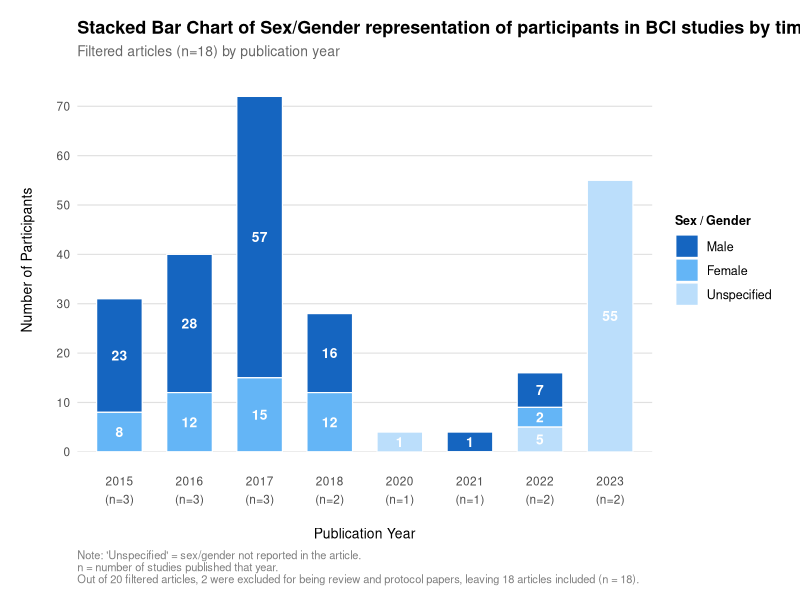
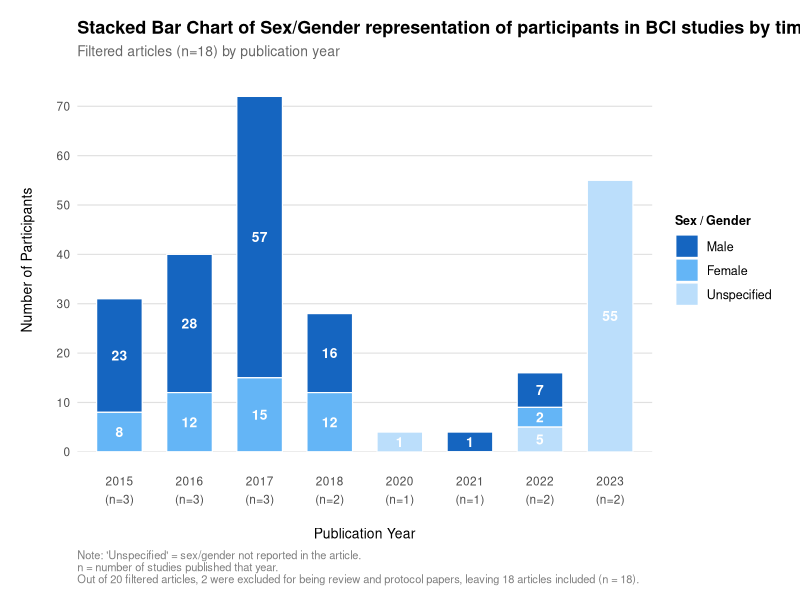

The R script that drew these images, in order:
# Remove note to install packages if not done before
#install.packages(c("ggplot2", "dplyr", "tidyr", "scales")

library(ggplot2)
library(dplyr)
library(tidyr)
library(scales)


# Data withou csv (Remove #Note to use)
#data <- data.frame(
#  article = c(
#   "Rehabilitation of hand in subacute tetraplegic patients",
#    "Long-Term Training with BMI-Based Gait Protocol",
#   "Decoding of Pain Perception - Case Study",
#    "Motor imagery in SCI modulated by somatotopic coding",
#    "Influence of central neuropathic pain on BCI performance",
#   "Optimized AI technique for identifying motor imagery from EEGs",
#    "Effects of BCI-controlled FES on Shoulder Subluxation",
#    "DiSCIoser RCT",
#    "BCI targeting non-motor functions - case report",
#    "Clustered ERSP feature in right hand motor imagery",
#    "Coherence based GCN for motor imagery after SCI",
#    "Preservation of hand movement representation in amputees",
#    "Surface EEG-tDCS Closed-Loop System",
#    "Imagine squeezing a cactus - affective motor imagery",
#    "Effects of Peripheral Haptic Feedback on BCI Control",
#   "Hybrid BCI and FES for Tetraplegia",
#    "Training with BMI visuotactile feedback and locomotion"
#  ),
#  year        = c(2016,2016,2020,2017,2015,2022,2016,2023,2015,2022,2023,2017,2017,2018,2021,2015,2018,2012),
#  male        = c(  12,   6,   0,  42,  20,   0,  10,   0,   1,   7,   0,  12,   3,  10,   1,   2,   6, 2),
#  female      = c(   0,   2,   0,   7,   8,   0,  10,   0,   0,   2,   0,   5,   3,  10,   0,   0,   2, 0),
#  unspecified = c(   0,   0,   1,   0,   0,   5,   0,  30,   0,   0,  25,   0,   0,   0,   0,   0,   0, 0),
#  stringsAsFactors = FALSE
#)

# Loading Data From .csv

data <- read.csv("Figure6DataExtraction.csv", stringsAsFactors = FALSE)
names(data) <- c("article", "year", "male", "female", "unspecified")

# Aggregate by year

years_with_data <- sort(unique(data$year))
year_chars      <- as.character(years_with_data)

male_sum  <- tapply(data$male,          data$year, sum)[year_chars]
fem_sum   <- tapply(data$female,        data$year, sum)[year_chars]
unsp_sum  <- tapply(data$unspecified,   data$year, sum)[year_chars]
n_studies <- tapply(rep(1, nrow(data)), data$year, sum)[year_chars]

for (y in year_chars) {
  cat(y, "| Studies:", n_studies[y],
      "| Male:", male_sum[y], "| Female:", fem_sum[y],
      "| Unspecified:", unsp_sum[y],
      "| Total:", male_sum[y]+fem_sum[y]+unsp_sum[y], "\n")
}




n_years <- length(years_with_data)

agg <- data.frame(
  year  = rep(years_with_data, 3),
  Sex   = c(rep("Male",n_years), rep("Female",n_years), rep("Unspecified",n_years)),
  Count = c(male_sum[year_chars], fem_sum[year_chars], unsp_sum[year_chars]),
  stringsAsFactors = FALSE
)

x_labels        <- paste0(years_with_data, "\n(n=", n_studies[year_chars], ")")
names(x_labels) <- years_with_data

agg$year_label <- factor(x_labels[as.character(agg$year)], levels = x_labels)
agg$Sex        <- factor(agg$Sex, levels = c("Male","Female","Unspecified"))

agg$display_count <- ifelse(agg$Count > 0 & agg$Count < 4, 4, agg$Count)

# Plotting

fig6 <- ggplot(agg, aes(x = year_label, y = display_count, fill = Sex)) +
  
  geom_bar(stat = "identity", position = "stack",
           width = 0.65, color = "white", linewidth = 0.4) +
  
  geom_text(
    data     = agg[agg$Count > 0, ],
    aes(label = Count),
    position = position_stack(vjust = 0.5),
    color = "white", size = 3.5, fontface = "bold", family = "Helvetica"
  ) +
  
  scale_fill_manual(
    values = c("Male"="#1565C0","Female"="#64B5F6","Unspecified"="#BBDEFB"),
    name   = "Sex / Gender"
  ) +
  
  scale_y_continuous(expand = expansion(mult=c(0,0.08)), breaks = pretty_breaks(n=6)) +
  
  labs(
    title    = "Stacked Bar Chart of Sex/Gender representation of participants in BCI studies by time periods",
    subtitle = "Filtered articles (n=18) by publication year",
    x        = "Publication Year",
    y        = "Number of Participants",
    caption  = "Note: 'Unspecified' = sex/gender not reported in the article.\nn = number of studies published that year.\nOut of 20 filtered articles, 2 were excluded for being review and protocol papers, leaving 18 articles included (n = 18)."
  ) +
  
  theme_minimal(base_family = "Helvetica") +
  theme(
    plot.title         = element_text(size=13, face="bold", hjust=0),
    plot.subtitle      = element_text(size=10, color="grey40", hjust=0),
    plot.caption       = element_text(size=8,  color="grey50", hjust=0),
    axis.title.x = element_text(size = 10, margin = margin(t = 15)),
    axis.title.y = element_text(size = 10, margin = margin(r = 15)),
    axis.text.x  = element_text(size = 8.5, lineheight = 1.3, margin = margin(t = 15)),
    axis.text          = element_text(size=8.5),
    legend.title       = element_text(size=9, face="bold"),
    legend.text        = element_text(size=9),
    legend.position    = "right",
    panel.grid.major.x = element_blank(),
    panel.grid.minor   = element_blank(),
    panel.grid.major.y = element_line(color="grey88", linewidth=0.4),
    plot.margin        = margin(t=15, r=15, b=10, l=15)
  )

print(fig6)

ggsave("figure6_sex_demographics.png",
       plot=fig6, width=12, height=7, dpi=300, bg="white")
